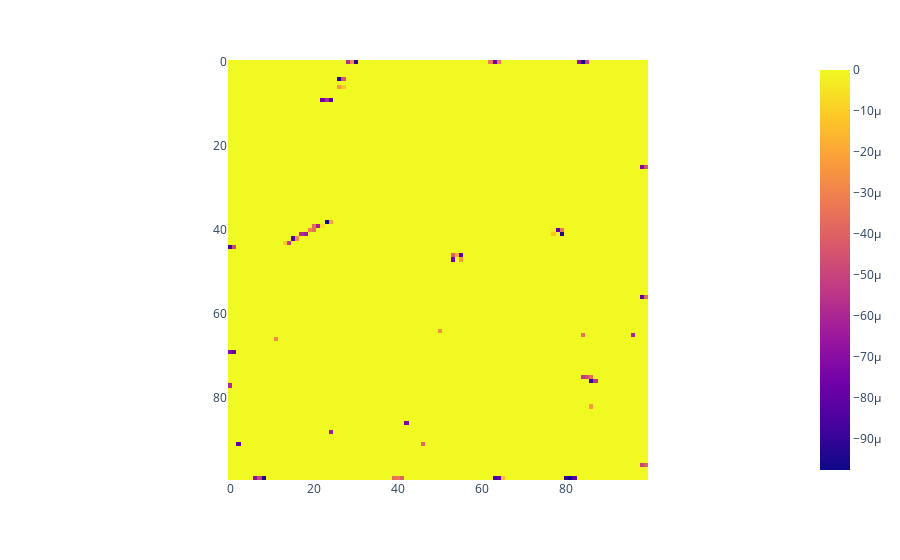

Notebook code for this chart:
### Markdown cell above
### Run the function to add the noise to the flat areas of the DEM
Epsilon (epsilon) is defined as a small positive value (0.0001 in this case but can be modified). It represents the amount of noise to be added to resolve duplicates or flat areas in the filled DEM. This value is chosen to be small enough to introduce minimal perturbations while still effectively breaking ties in elevation values.

### Code cell
# Set the value of epsilon, which represents the small amount of noise to be added
epsilon = 0.0001

# Add noise to duplicates in the filled DEM using the add_noise_to_duplicates function
dem_fill = add_noise_to_flat_areas(dem_fill, epsilon)

# Compute the difference between the filled DEM and the original DEM
dem_diff = dem_fill - dem

# Visualize the difference between the original DEM and the filled DEM with noise added
fig = px.imshow(dem_diff)
fig.show()

### Figure 1 — Plotly figure (JSON) as saved in the notebook; plotly's stock layout.template omitted (floating-point values rounded to 4 significant figures; data arrays with more than 128 entries replaced by an {"elided": "..."} marker saying what was removed)
{"data": [{"coloraxis": "coloraxis", "hovertemplate": "x: %{x}<br>y: %{y}<br>color: %{z}<extra></extra>", "name": "0", "type": "heatmap", "xaxis": "x", "yaxis": "y", "z": {"elided": "100x100 float values"}}], "layout": {"coloraxis": {"colorscale": [[0, "#0d0887"], [0.1111, "#46039f"], [0.2222, "#7201a8"], [0.3333, "#9c179e"], [0.4444, "#bd3786"], [0.5556, "#d8576b"], [0.6667, "#ed7953"], [0.7778, "#fb9f3a"], [0.8889, "#fdca26"], [1, "#f0f921"]]}, "margin": {"t": 60}, "xaxis": {"anchor": "y", "constrain": "domain", "domain": [0, 1], "scaleanchor": "y"}, "yaxis": {"anchor": "x", "autorange": "reversed", "constrain": "domain", "domain": [0, 1]}}}
